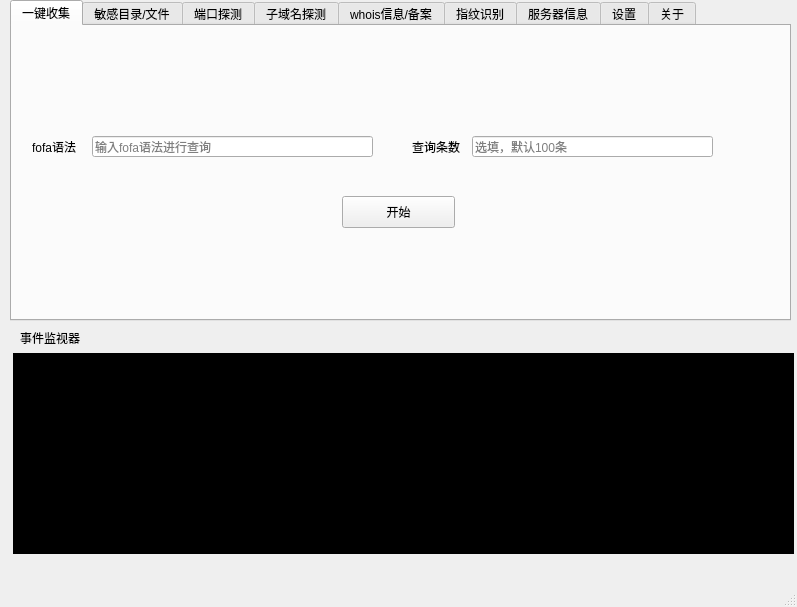
<?xml version="1.0" encoding="UTF-8"?>
<ui version="4.0">
 <class>MainWindow</class>
 <widget class="QMainWindow" name="MainWindow">
  <property name="geometry">
   <rect>
    <x>0</x>
    <y>0</y>
    <width>797</width>
    <height>607</height>
   </rect>
  </property>
  <property name="windowTitle">
   <string>collect_info_tool   PowerBy shawn</string>
  </property>
  <property name="styleSheet">
   <string notr="true"/>
  </property>
  <property name="append" stdset="0">
   <string>&lt;font color=&quot;green&quot;&gt;欢迎使用本工具！！&lt;/font&gt;</string>
  </property>
  <widget class="QWidget" name="centralwidget">
   <widget class="QLabel" name="label">
    <property name="geometry">
     <rect>
      <x>20</x>
      <y>330</y>
      <width>71</width>
      <height>16</height>
     </rect>
    </property>
    <property name="text">
     <string>事件监视器</string>
    </property>
   </widget>
   <widget class="QPlainTextEdit" name="plainTextEdit">
    <property name="geometry">
     <rect>
      <x>13</x>
      <y>353</y>
      <width>781</width>
      <height>201</height>
     </rect>
    </property>
    <property name="font">
     <font>
      <pointsize>13</pointsize>
     </font>
    </property>
    <property name="focusPolicy">
     <enum>Qt::NoFocus</enum>
    </property>
    <property name="styleSheet">
     <string notr="true">color:green;
background-color:black;</string>
    </property>
   </widget>
   <widget class="QTabWidget" name="Tab">
    <property name="geometry">
     <rect>
      <x>10</x>
      <y>0</y>
      <width>781</width>
      <height>321</height>
     </rect>
    </property>
    <property name="tabPosition">
     <enum>QTabWidget::North</enum>
    </property>
    <property name="tabShape">
     <enum>QTabWidget::Rounded</enum>
    </property>
    <property name="currentIndex">
     <number>0</number>
    </property>
    <property name="elideMode">
     <enum>Qt::ElideLeft</enum>
    </property>
    <property name="movable">
     <bool>false</bool>
    </property>
    <widget class="QWidget" name="do_collect">
     <attribute name="title">
      <string>一键收集</string>
     </attribute>
     <widget class="QLineEdit" name="input_fofa_grammar">
      <property name="geometry">
       <rect>
        <x>80</x>
        <y>110</y>
        <width>281</width>
        <height>21</height>
       </rect>
      </property>
      <property name="text">
       <string/>
      </property>
      <property name="placeholderText">
       <string>输入fofa语法进行查询</string>
      </property>
     </widget>
     <widget class="QLabel" name="label_2">
      <property name="geometry">
       <rect>
        <x>20</x>
        <y>110</y>
        <width>51</width>
        <height>21</height>
       </rect>
      </property>
      <property name="text">
       <string>fofa语法</string>
      </property>
     </widget>
     <widget class="QPushButton" name="button_start_fofa">
      <property name="geometry">
       <rect>
        <x>330</x>
        <y>170</y>
        <width>113</width>
        <height>32</height>
       </rect>
      </property>
      <property name="text">
       <string>开始</string>
      </property>
     </widget>
     <widget class="QLineEdit" name="input_fofa_num">
      <property name="geometry">
       <rect>
        <x>460</x>
        <y>110</y>
        <width>241</width>
        <height>21</height>
       </rect>
      </property>
      <property name="focusPolicy">
       <enum>Qt::StrongFocus</enum>
      </property>
      <property name="text">
       <string/>
      </property>
      <property name="placeholderText">
       <string>选填，默认100条</string>
      </property>
     </widget>
     <widget class="QLabel" name="label_26">
      <property name="geometry">
       <rect>
        <x>400</x>
        <y>110</y>
        <width>51</width>
        <height>21</height>
       </rect>
      </property>
      <property name="text">
       <string>查询条数</string>
      </property>
     </widget>
    </widget>
    <widget class="QWidget" name="do_dir_brute">
     <attribute name="title">
      <string>敏感目录/文件</string>
     </attribute>
     <widget class="QLabel" name="label_3">
      <property name="geometry">
       <rect>
        <x>20</x>
        <y>20</y>
        <width>41</width>
        <height>21</height>
       </rect>
      </property>
      <property name="text">
       <string>目标：</string>
      </property>
     </widget>
     <widget class="QLineEdit" name="input_target_dirBrute">
      <property name="geometry">
       <rect>
        <x>60</x>
        <y>20</y>
        <width>531</width>
        <height>21</height>
       </rect>
      </property>
     </widget>
     <widget class="QPushButton" name="button_start_dir_brute">
      <property name="geometry">
       <rect>
        <x>600</x>
        <y>15</y>
        <width>121</width>
        <height>32</height>
       </rect>
      </property>
      <property name="text">
       <string>开始</string>
      </property>
     </widget>
     <widget class="QPlainTextEdit" name="display_target_dirBrute">
      <property name="geometry">
       <rect>
        <x>3</x>
        <y>90</y>
        <width>261</width>
        <height>201</height>
       </rect>
      </property>
      <property name="focusPolicy">
       <enum>Qt::NoFocus</enum>
      </property>
     </widget>
     <widget class="QTextEdit" name="display_result_dirBrute">
      <property name="geometry">
       <rect>
        <x>300</x>
        <y>90</y>
        <width>471</width>
        <height>201</height>
       </rect>
      </property>
      <property name="focusPolicy">
       <enum>Qt::NoFocus</enum>
      </property>
     </widget>
     <widget class="QLabel" name="label_4">
      <property name="geometry">
       <rect>
        <x>10</x>
        <y>70</y>
        <width>71</width>
        <height>16</height>
       </rect>
      </property>
      <property name="text">
       <string>URL</string>
      </property>
     </widget>
     <widget class="QLabel" name="label_5">
      <property name="geometry">
       <rect>
        <x>710</x>
        <y>70</y>
        <width>60</width>
        <height>16</height>
       </rect>
      </property>
      <property name="text">
       <string>目标目录</string>
      </property>
     </widget>
    </widget>
    <widget class="QWidget" name="tab_3">
     <attribute name="title">
      <string>端口探测</string>
     </attribute>
     <widget class="QLineEdit" name="input_target_addr">
      <property name="geometry">
       <rect>
        <x>140</x>
        <y>110</y>
        <width>171</width>
        <height>21</height>
       </rect>
      </property>
     </widget>
     <widget class="QLabel" name="label_25">
      <property name="geometry">
       <rect>
        <x>80</x>
        <y>110</y>
        <width>60</width>
        <height>21</height>
       </rect>
      </property>
      <property name="text">
       <string>目标地址</string>
      </property>
     </widget>
     <widget class="QPushButton" name="button_start_port">
      <property name="geometry">
       <rect>
        <x>310</x>
        <y>180</y>
        <width>113</width>
        <height>32</height>
       </rect>
      </property>
      <property name="text">
       <string>开始扫描</string>
      </property>
     </widget>
     <widget class="QLineEdit" name="input_target_port">
      <property name="geometry">
       <rect>
        <x>470</x>
        <y>110</y>
        <width>171</width>
        <height>21</height>
       </rect>
      </property>
      <property name="placeholderText">
       <string>选填,以英文逗号进行分隔</string>
      </property>
     </widget>
     <widget class="QLabel" name="label_28">
      <property name="geometry">
       <rect>
        <x>410</x>
        <y>110</y>
        <width>60</width>
        <height>21</height>
       </rect>
      </property>
      <property name="text">
       <string>指定端口</string>
      </property>
     </widget>
    </widget>
    <widget class="QWidget" name="do_domain">
     <attribute name="title">
      <string>子域名探测</string>
     </attribute>
     <widget class="QLabel" name="label_6">
      <property name="geometry">
       <rect>
        <x>20</x>
        <y>10</y>
        <width>41</width>
        <height>21</height>
       </rect>
      </property>
      <property name="text">
       <string>目标：</string>
      </property>
     </widget>
     <widget class="QLineEdit" name="input_single_subdomain">
      <property name="geometry">
       <rect>
        <x>70</x>
        <y>10</y>
        <width>541</width>
        <height>21</height>
       </rect>
      </property>
     </widget>
     <widget class="QPushButton" name="button_choice_file_subdoamin">
      <property name="geometry">
       <rect>
        <x>220</x>
        <y>40</y>
        <width>113</width>
        <height>32</height>
       </rect>
      </property>
      <property name="text">
       <string>选择文件</string>
      </property>
     </widget>
     <widget class="QPushButton" name="button_start_subdomain">
      <property name="geometry">
       <rect>
        <x>340</x>
        <y>40</y>
        <width>113</width>
        <height>32</height>
       </rect>
      </property>
      <property name="text">
       <string>开始</string>
      </property>
     </widget>
     <widget class="QPlainTextEdit" name="display_target_subdomain">
      <property name="geometry">
       <rect>
        <x>13</x>
        <y>100</y>
        <width>321</width>
        <height>191</height>
       </rect>
      </property>
      <property name="focusPolicy">
       <enum>Qt::NoFocus</enum>
      </property>
     </widget>
     <widget class="QTextEdit" name="display_result_subdomain">
      <property name="geometry">
       <rect>
        <x>410</x>
        <y>100</y>
        <width>341</width>
        <height>191</height>
       </rect>
      </property>
      <property name="focusPolicy">
       <enum>Qt::NoFocus</enum>
      </property>
     </widget>
     <widget class="QLabel" name="label_7">
      <property name="geometry">
       <rect>
        <x>20</x>
        <y>80</y>
        <width>71</width>
        <height>16</height>
       </rect>
      </property>
      <property name="text">
       <string>目标</string>
      </property>
     </widget>
     <widget class="QLabel" name="label_8">
      <property name="geometry">
       <rect>
        <x>410</x>
        <y>80</y>
        <width>71</width>
        <height>16</height>
       </rect>
      </property>
      <property name="text">
       <string>目标结果</string>
      </property>
     </widget>
     <widget class="QCheckBox" name="subdomain_check">
      <property name="geometry">
       <rect>
        <x>620</x>
        <y>0</y>
        <width>131</width>
        <height>41</height>
       </rect>
      </property>
      <property name="text">
       <string>是否导出为报告</string>
      </property>
     </widget>
    </widget>
    <widget class="QWidget" name="do_whois">
     <attribute name="title">
      <string>whois信息/备案</string>
     </attribute>
     <widget class="QLabel" name="label_9">
      <property name="geometry">
       <rect>
        <x>30</x>
        <y>20</y>
        <width>41</width>
        <height>21</height>
       </rect>
      </property>
      <property name="text">
       <string>目标：</string>
      </property>
     </widget>
     <widget class="QLineEdit" name="input_target_whois">
      <property name="geometry">
       <rect>
        <x>70</x>
        <y>20</y>
        <width>541</width>
        <height>21</height>
       </rect>
      </property>
     </widget>
     <widget class="QCheckBox" name="whois_check">
      <property name="geometry">
       <rect>
        <x>620</x>
        <y>10</y>
        <width>131</width>
        <height>41</height>
       </rect>
      </property>
      <property name="text">
       <string>是否导出为报告</string>
      </property>
     </widget>
     <widget class="QPushButton" name="button_choice_file_whois">
      <property name="geometry">
       <rect>
        <x>210</x>
        <y>50</y>
        <width>113</width>
        <height>32</height>
       </rect>
      </property>
      <property name="text">
       <string>选择文件</string>
      </property>
     </widget>
     <widget class="QPushButton" name="button_start_whois">
      <property name="geometry">
       <rect>
        <x>340</x>
        <y>50</y>
        <width>113</width>
        <height>32</height>
       </rect>
      </property>
      <property name="text">
       <string>开始</string>
      </property>
     </widget>
     <widget class="QPlainTextEdit" name="display_target_whois">
      <property name="geometry">
       <rect>
        <x>10</x>
        <y>110</y>
        <width>321</width>
        <height>181</height>
       </rect>
      </property>
     </widget>
     <widget class="QTextEdit" name="display_result_whois">
      <property name="geometry">
       <rect>
        <x>410</x>
        <y>110</y>
        <width>351</width>
        <height>181</height>
       </rect>
      </property>
     </widget>
     <widget class="QLabel" name="label_10">
      <property name="geometry">
       <rect>
        <x>10</x>
        <y>90</y>
        <width>71</width>
        <height>16</height>
       </rect>
      </property>
      <property name="text">
       <string>目标</string>
      </property>
     </widget>
     <widget class="QLabel" name="label_11">
      <property name="geometry">
       <rect>
        <x>410</x>
        <y>90</y>
        <width>60</width>
        <height>16</height>
       </rect>
      </property>
      <property name="text">
       <string>查询结果</string>
      </property>
     </widget>
    </widget>
    <widget class="QWidget" name="do_whois">
     <attribute name="title">
      <string>指纹识别</string>
     </attribute>
     <widget class="QLabel" name="label_12">
      <property name="geometry">
       <rect>
        <x>30</x>
        <y>20</y>
        <width>60</width>
        <height>21</height>
       </rect>
      </property>
      <property name="text">
       <string>目标：</string>
      </property>
     </widget>
     <widget class="QLineEdit" name="input_target_whatweb">
      <property name="geometry">
       <rect>
        <x>70</x>
        <y>20</y>
        <width>541</width>
        <height>21</height>
       </rect>
      </property>
     </widget>
     <widget class="QCheckBox" name="CMS_ouput_check">
      <property name="geometry">
       <rect>
        <x>620</x>
        <y>10</y>
        <width>131</width>
        <height>41</height>
       </rect>
      </property>
      <property name="text">
       <string>是否导出为报告</string>
      </property>
     </widget>
     <widget class="QPlainTextEdit" name="display_target_whatweb">
      <property name="geometry">
       <rect>
        <x>13</x>
        <y>103</y>
        <width>251</width>
        <height>201</height>
       </rect>
      </property>
      <property name="focusPolicy">
       <enum>Qt::NoFocus</enum>
      </property>
     </widget>
     <widget class="QPushButton" name="button_choice_file_whatweb">
      <property name="geometry">
       <rect>
        <x>220</x>
        <y>50</y>
        <width>113</width>
        <height>32</height>
       </rect>
      </property>
      <property name="text">
       <string>选择文件</string>
      </property>
     </widget>
     <widget class="QPushButton" name="button_start_whatweb">
      <property name="geometry">
       <rect>
        <x>360</x>
        <y>50</y>
        <width>113</width>
        <height>32</height>
       </rect>
      </property>
      <property name="text">
       <string>开始</string>
      </property>
     </widget>
     <widget class="QLabel" name="label_13">
      <property name="geometry">
       <rect>
        <x>20</x>
        <y>80</y>
        <width>71</width>
        <height>16</height>
       </rect>
      </property>
      <property name="text">
       <string>目标</string>
      </property>
     </widget>
     <widget class="QTextEdit" name="display_target_result_whatweb">
      <property name="geometry">
       <rect>
        <x>400</x>
        <y>100</y>
        <width>361</width>
        <height>211</height>
       </rect>
      </property>
      <property name="focusPolicy">
       <enum>Qt::NoFocus</enum>
      </property>
     </widget>
     <widget class="QLabel" name="label_14">
      <property name="geometry">
       <rect>
        <x>690</x>
        <y>80</y>
        <width>71</width>
        <height>16</height>
       </rect>
      </property>
      <property name="text">
       <string>识别结果</string>
      </property>
     </widget>
    </widget>
    <widget class="QWidget" name="do_server_info">
     <attribute name="title">
      <string>服务器信息</string>
     </attribute>
     <widget class="QLabel" name="label_15">
      <property name="geometry">
       <rect>
        <x>20</x>
        <y>20</y>
        <width>60</width>
        <height>21</height>
       </rect>
      </property>
      <property name="text">
       <string>目标：</string>
      </property>
     </widget>
     <widget class="QLineEdit" name="input_target_serverinfo">
      <property name="geometry">
       <rect>
        <x>60</x>
        <y>20</y>
        <width>541</width>
        <height>21</height>
       </rect>
      </property>
      <property name="placeholderText">
       <string>http:// or https://</string>
      </property>
     </widget>
     <widget class="QPushButton" name="button_choice_file_server_info">
      <property name="geometry">
       <rect>
        <x>220</x>
        <y>60</y>
        <width>113</width>
        <height>32</height>
       </rect>
      </property>
      <property name="text">
       <string>选择文件</string>
      </property>
     </widget>
     <widget class="QPushButton" name="button_start_server_info">
      <property name="geometry">
       <rect>
        <x>350</x>
        <y>60</y>
        <width>113</width>
        <height>32</height>
       </rect>
      </property>
      <property name="text">
       <string>开始</string>
      </property>
     </widget>
     <widget class="QPlainTextEdit" name="display_serverinfo_result">
      <property name="geometry">
       <rect>
        <x>3</x>
        <y>103</y>
        <width>281</width>
        <height>191</height>
       </rect>
      </property>
      <property name="focusPolicy">
       <enum>Qt::NoFocus</enum>
      </property>
     </widget>
     <widget class="QLabel" name="label_16">
      <property name="geometry">
       <rect>
        <x>10</x>
        <y>80</y>
        <width>71</width>
        <height>21</height>
       </rect>
      </property>
      <property name="text">
       <string>目标</string>
      </property>
     </widget>
     <widget class="QLineEdit" name="calc_ServerInfo_target">
      <property name="geometry">
       <rect>
        <x>40</x>
        <y>80</y>
        <width>61</width>
        <height>21</height>
       </rect>
      </property>
      <property name="focusPolicy">
       <enum>Qt::NoFocus</enum>
      </property>
      <property name="layoutDirection">
       <enum>Qt::LeftToRight</enum>
      </property>
      <property name="text">
       <string/>
      </property>
      <property name="alignment">
       <set>Qt::AlignCenter</set>
      </property>
     </widget>
     <widget class="QTextEdit" name="choice_display_result_serverinfo">
      <property name="geometry">
       <rect>
        <x>390</x>
        <y>100</y>
        <width>371</width>
        <height>201</height>
       </rect>
      </property>
      <property name="focusPolicy">
       <enum>Qt::NoFocus</enum>
      </property>
     </widget>
     <widget class="QLabel" name="label_17">
      <property name="geometry">
       <rect>
        <x>540</x>
        <y>80</y>
        <width>71</width>
        <height>16</height>
       </rect>
      </property>
      <property name="text">
       <string>目标结果</string>
      </property>
     </widget>
     <widget class="QCheckBox" name="ServerInfo_output_check">
      <property name="geometry">
       <rect>
        <x>620</x>
        <y>16</y>
        <width>113</width>
        <height>32</height>
       </rect>
      </property>
      <property name="text">
       <string>导出报告</string>
      </property>
     </widget>
    </widget>
    <widget class="QWidget" name="tab">
     <attribute name="title">
      <string>设置</string>
     </attribute>
     <widget class="QLabel" name="label_18">
      <property name="geometry">
       <rect>
        <x>50</x>
        <y>80</y>
        <width>60</width>
        <height>31</height>
       </rect>
      </property>
      <property name="text">
       <string>代理协议</string>
      </property>
     </widget>
     <widget class="QLabel" name="label_19">
      <property name="geometry">
       <rect>
        <x>50</x>
        <y>130</y>
        <width>60</width>
        <height>41</height>
       </rect>
      </property>
      <property name="text">
       <string>代理地址</string>
      </property>
     </widget>
     <widget class="QLabel" name="label_20">
      <property name="geometry">
       <rect>
        <x>50</x>
        <y>190</y>
        <width>60</width>
        <height>21</height>
       </rect>
      </property>
      <property name="text">
       <string>代理端口</string>
      </property>
     </widget>
     <widget class="QWidget" name="gridLayoutWidget">
      <property name="geometry">
       <rect>
        <x>110</x>
        <y>60</y>
        <width>261</width>
        <height>171</height>
       </rect>
      </property>
      <layout class="QGridLayout" name="gridLayout">
       <item row="1" column="0">
        <widget class="QLineEdit" name="proxy_addr_edit">
         <property name="text">
          <string/>
         </property>
        </widget>
       </item>
       <item row="2" column="0">
        <widget class="QLineEdit" name="proxy_port_edit">
         <property name="text">
          <string/>
         </property>
        </widget>
       </item>
       <item row="0" column="0">
        <widget class="QComboBox" name="proxy_argement">
         <item>
          <property name="text">
           <string>HTTP</string>
          </property>
         </item>
         <item>
          <property name="text">
           <string>SOCKS</string>
          </property>
         </item>
         <item>
          <property name="text">
           <string>不使用代理</string>
          </property>
         </item>
        </widget>
       </item>
      </layout>
     </widget>
     <widget class="QLabel" name="label_21">
      <property name="geometry">
       <rect>
        <x>200</x>
        <y>30</y>
        <width>61</width>
        <height>21</height>
       </rect>
      </property>
      <property name="text">
       <string>代理设置</string>
      </property>
     </widget>
     <widget class="QWidget" name="verticalLayoutWidget">
      <property name="geometry">
       <rect>
        <x>470</x>
        <y>60</y>
        <width>261</width>
        <height>171</height>
       </rect>
      </property>
      <layout class="QVBoxLayout" name="verticalLayout">
       <item>
        <widget class="QLineEdit" name="fofa_email_edit"/>
       </item>
       <item>
        <widget class="QLineEdit" name="fofa_key_edit"/>
       </item>
      </layout>
     </widget>
     <widget class="QLabel" name="label_22">
      <property name="geometry">
       <rect>
        <x>570</x>
        <y>30</y>
        <width>61</width>
        <height>21</height>
       </rect>
      </property>
      <property name="text">
       <string>fofa配置</string>
      </property>
     </widget>
     <widget class="QLabel" name="label_23">
      <property name="geometry">
       <rect>
        <x>430</x>
        <y>90</y>
        <width>31</width>
        <height>41</height>
       </rect>
      </property>
      <property name="text">
       <string>邮箱</string>
      </property>
     </widget>
     <widget class="QLabel" name="label_24">
      <property name="geometry">
       <rect>
        <x>430</x>
        <y>160</y>
        <width>31</width>
        <height>41</height>
       </rect>
      </property>
      <property name="text">
       <string>Key</string>
      </property>
     </widget>
     <widget class="QPushButton" name="button_save_setup">
      <property name="geometry">
       <rect>
        <x>550</x>
        <y>240</y>
        <width>113</width>
        <height>32</height>
       </rect>
      </property>
      <property name="text">
       <string>保存</string>
      </property>
     </widget>
    </widget>
    <widget class="QWidget" name="tab_2">
     <attribute name="title">
      <string>关于</string>
     </attribute>
     <widget class="QPlainTextEdit" name="plainTextEdit_2">
      <property name="geometry">
       <rect>
        <x>13</x>
        <y>23</y>
        <width>751</width>
        <height>271</height>
       </rect>
      </property>
      <property name="focusPolicy">
       <enum>Qt::NoFocus</enum>
      </property>
      <property name="plainText">
       <string>作者：Shawn
博客地址：https://52hertzi.com
毕设完成时间：2022年4月4日
功能基本介绍：
1、一键搜集：通过fofa接口可进行查询
2、敏感目录/文件：支持部分后台地址扫描，自定义字典，单线程
3、端口扫描：通过TCP连接可一定成都探活端口，内置端口为（21,80,443,873,2601,2604,3128,4440,6082,8888,888,8083,8080,8090,8089,9090,3306,1433,1521,5432,27017,27018,3389,445,7001,7002,22,23,161,25,110,3389,5432,6379,8089）
4、子域名探测：可一定程度探活，自定义字典，单线程，支持文件导入多域名，并支持导出为word报告
5、whois信息/备案：可查询域名的whois信息以及备案信息，仅支持国内备案的域名，支持文件导入多域名，并支持导出为word报告。
6、指纹识别：通过字典是对站点进行识别。单线程，字典大小十万，速度较慢！支持文件导入多域名，并支持导出word报告！
7、服务器信息：支持获取响应头Server ，Set-Cookie， Access-Control-Allow-Methods，X-Powered-By字段的获取。支持文件导入多域名信息，并支持导出为word报告。
8、设置：可设置访问代理，fofa配置，1、2、3项不走代理。访问使用随机UA头</string>
      </property>
     </widget>
    </widget>
   </widget>
  </widget>
  <widget class="QStatusBar" name="statusbar"/>
  <widget class="QMenuBar" name="menubar">
   <property name="geometry">
    <rect>
     <x>0</x>
     <y>0</y>
     <width>797</width>
     <height>24</height>
    </rect>
   </property>
  </widget>
 </widget>
 <resources/>
 <connections/>
</ui>
